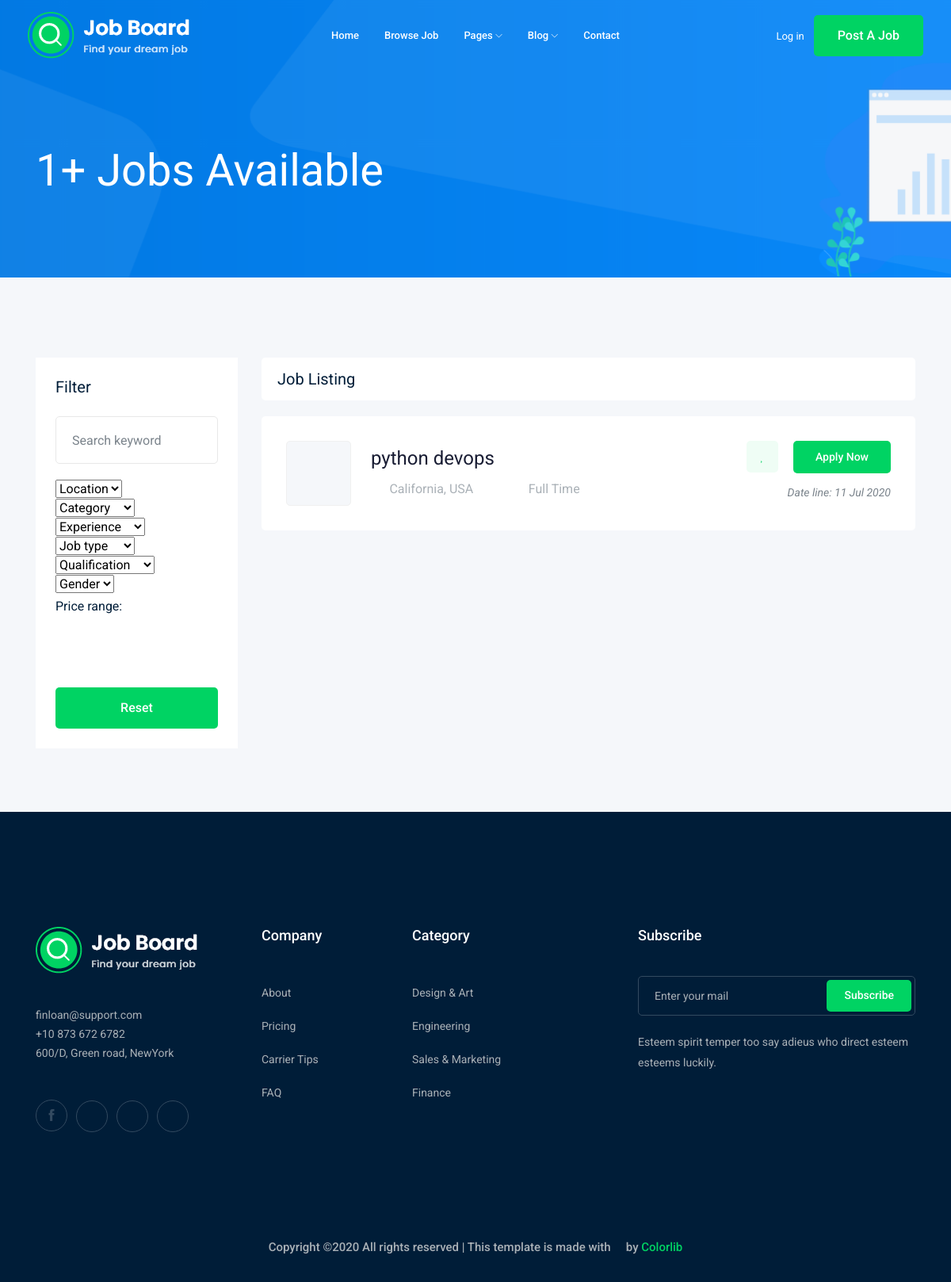
Before: /jobs/?page=2 with the older database file.
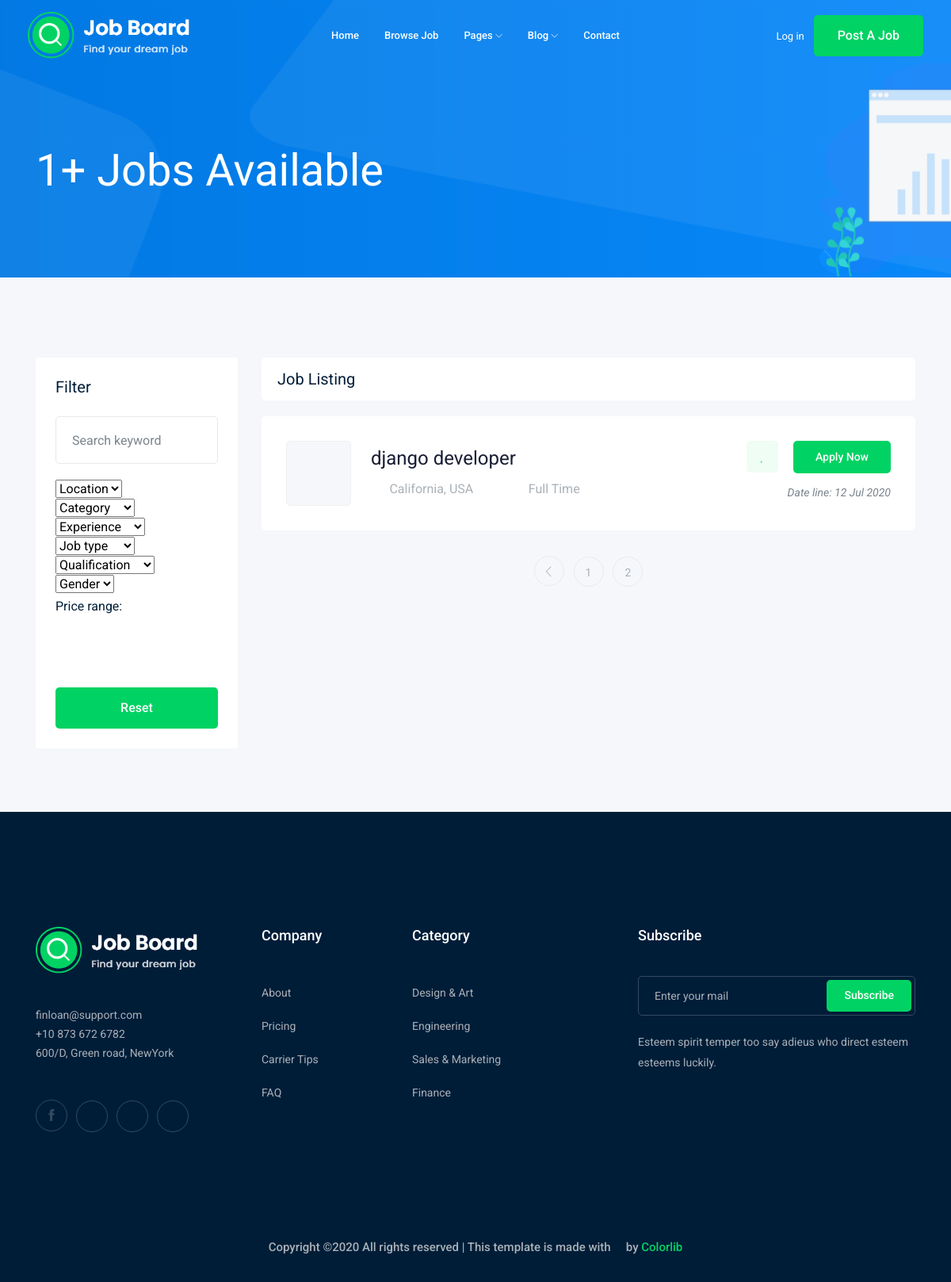
After: the same page with the newer database file.
### job/models.py (models this page shows, shortened)
class Job(models.Model):
    title = models.CharField(max_length=80)
    job_type = models.CharField(max_length=20, choices=JOB_TYPE)
    description = models.TextField(max_length=1000)
    published_at = models.DateTimeField(auto_now=True)
    vacancy = models.IntegerField(default=1)
    salary = models.IntegerField(default=0)
    experience = models.IntegerField(default=1)
    category = models.ForeignKey("Category", on_delete=models.CASCADE)
    image = models.ImageField(upload_to=imageUpload)
    slug = models.SlugField(blank=True, null=True)
    def __str__(self):
        return self.title

### job/views.py (the view)
# urls.py: path('',views.jobList),
def jobList(request):
    jobList = Job.objects.all() # fetch data ==> model queryset
    paginator = Paginator(jobList, 1)  # Show 25 contacts per page.
    page_number = request.GET.get('page')
    page_obj = paginator.get_page(page_number)
    context={
        'jobs':page_obj
    }
    return render(request,'job/jobList.html',context)

### job/templates/job/jobList.html (shortened to what this page needs)
{% extends 'base.html' %}
{% load static %}
{% block body %}
<div class="bradcam_area bradcam_bg_1">
    <div class="container">
        <div class="row">
            <div class="col-xl-12">
                <div class="bradcam_text">
                    <h3>{{jobs|length}}+ Jobs Available</h3>
                </div>
            </div>
        </div>
    </div>
</div>
<div class="job_listing_area plus_padding">
    <div class="container">
        <div class="row">
            <div class="col-lg-3">
                <div class="job_filter white-bg">
                    <div class="form_inner white-bg">
                        <h3>Filter</h3>
                        <form action="#">
                            <div class="row">
                                <div class="col-lg-12">
                                    <div class="single_field">
                                        <input type="text" placeholder="Search keyword">
                                    </div>
                                </div>
                                <div class="col-lg-12">
                                    <div class="single_field">
                                        <select class="wide">
                                            <option data-display="Location">Location</option>
                                        </select>
                                    </div>
                                </div>
                                <div class="col-lg-12">
                                    <div class="single_field">
                                        <select class="wide">
                                            <option data-display="Category">Category</option>
                                        </select>
                                    </div>
                                </div>
                                <div class="col-lg-12">
                                    <div class="single_field">
                                        <select class="wide">
                                            <option data-display="Experience">Experience</option>
                                        </select>
                                    </div>
                                </div>
                                <div class="col-lg-12">
                                    <div class="single_field">
                                        <select class="wide">
                                            <option data-display="Job type">Job type</option>
                                        </select>
                                    </div>
                                </div>
                                <div class="col-lg-12">
                                    <div class="single_field">
                                        <select class="wide">
                                            <option data-display="Qualification">Qualification</option>
                                        </select>
                                    </div>
                                </div>
                                <div class="col-lg-12">
                                    <div class="single_field">
                                        <select class="wide">
                                            <option data-display="Gender">Gender</option>
                                        </select>
                                    </div>
                                </div>
                            </div>
                        </form>
                    </div>
                    <div class="range_wrap">
                        <label for="amount">Price range:</label>
                        <p>
                            <input type="text" id="amount" readonly
                                   style="border:0; color:#7A838B; font-size: 14px; font-weight:400;">
                        </p>
                    </div>
                    <div class="reset_btn">
                        <button class="boxed-btn3 w-100" type="submit">Reset</button>
                    </div>
                </div>
            </div>
            <div class="col-lg-9">
                <div class="recent_joblist_wrap">
                    <div class="recent_joblist white-bg ">
                        <div class="row align-items-center">
                            <div class="col-md-6">
                                <h4>Job Listing</h4>
                            </div>
                            <div class="col-md-6">
                            </div>
                        </div>
                    </div>
                </div>
                <div class="job_lists m-0">
                    <div class="row">
                        {% for job in jobs %}
                        <div class="col-lg-12 col-md-12">
                            <div class="single_jobs white-bg d-flex justify-content-between">
                                <div class="jobs_left d-flex align-items-center">
                                    <div class="thumb">
                                    </div>
                                    <div class="jobs_conetent">
                                        <a href="{% url 'jobs:jobDetail' job.slug %}"><h4>{{job}}</h4></a>
                                        <div class="links_locat d-flex align-items-center">
                                            <div class="location">
                                                <p><i class="fa fa-map-marker"></i> California, USA</p>
                                            </div>
                                            <div class="location">
                                                <p><i class="fa fa-clock-o"></i>{{job.job_type}}</p>
                                            </div>
                                        </div>
                                    </div>
                                </div>
                                <div class="jobs_right">
                                    <div class="apply_now">
                                        <a class="heart_mark" href="#"> <i class="fa fa-heart"></i> </a>
                                        <a href="{% url 'jobs:jobDetail' job.slug %}" class="boxed-btn3">Apply Now</a>
                                    </div>
                                    <div class="date">
                                        <p>Date line: {{job.published_at|date:'d M o'}}</p>
                                    </div>
                                </div>
                            </div>
                        </div>
                        {%endfor%}
                    </div>
                    {% if jobs.has_other_pages %}
                    <div class="row">
                        <div class="col-lg-12">
                            <div class="pagination_wrap">
                                <ul>
                                    {% if jobs.has_previous %}
                                    <li><a href="?page={{jobs.previous_page_number}}"> <i class="ti-angle-left"></i> </a></li>
                                    {% endif %}
                                    {% for i in jobs.paginator.page_range %}
                                    <li><a href="?page={{i}}"><span>{{i}}</span></a></li>
                                    {% endfor %}
                                </ul>
                            </div>
                        </div>
                    </div>
                    {% endif %}
                </div>
            </div>
        </div>
    </div>
</div>
{% endblock body %}

Changed rows visible on the page:
no longer on this page (row edited): Job: title "python devops", job_type "Full Time", published_at "11 Jul 2020"
added Job: title "django developer", job_type "Full Time", published_at "12 Jul 2020"
Other visible differences:
new list line: "1"
new list line: "2"
